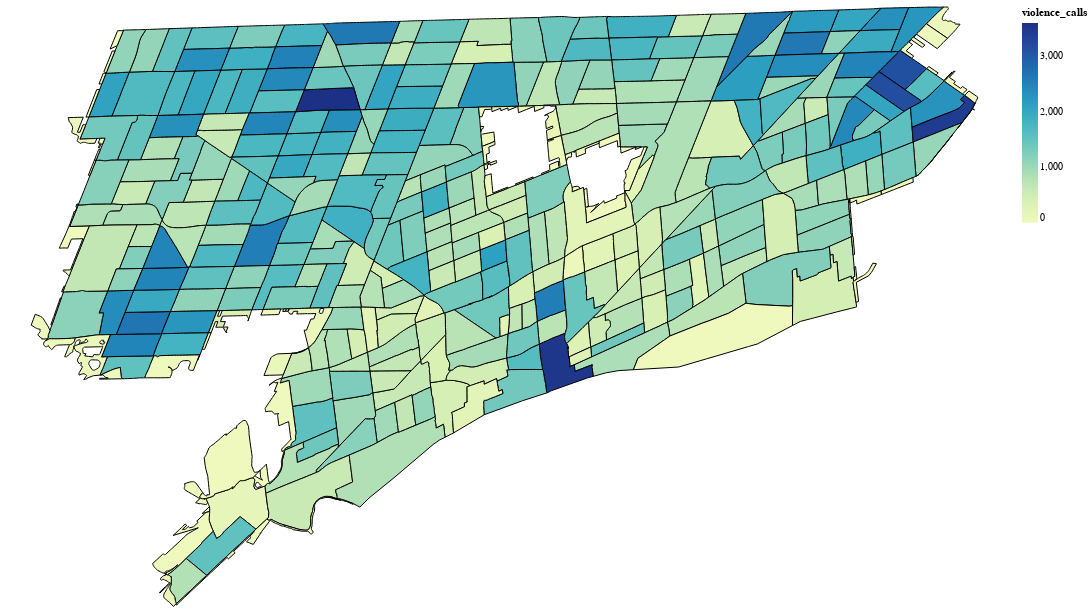

Notebook source saved alongside this figure:
### Code cell
detroit_map

### Figure 1 — Vega-Lite specification as saved in the notebook (floating-point values rounded to 4 significant figures; data arrays with more than 128 entries replaced by an {"elided": "..."} marker saying what was removed)
{"config": {"view": {"continuousWidth": 400, "continuousHeight": 300}}, "data": {"name": "data-ce55b5fa43c750984912fd4c888bf5a5"}, "mark": {"type": "geoshape", "stroke": "black"}, "encoding": {"color": {"type": "quantitative", "field": "violence_calls"}, "tooltip": [{"type": "quantitative", "field": "tract"}, {"type": "quantitative", "field": "population"}, {"type": "quantitative", "field": "population_density"}, {"type": "quantitative", "field": "violence_calls"}, {"type": "quantitative", "field": "per_capita_income"}, {"type": "quantitative", "field": "per_household_income"}, {"type": "quantitative", "field": "households"}, {"type": "quantitative", "field": "married_families"}, {"type": "quantitative", "field": "non_family_households"}, {"type": "quantitative", "field": "out_of_state_rental_ownership"}, {"type": "quantitative", "field": "bus_stops"}, {"type": "quantitative", "field": "greenlights"}]}, "height": 600, "selection": {"selector001": {"type": "multi", "fields": ["population", "population_density", "violence_calls", "per_capita_income", "per_household_income", "households", "married_families", "non_family_households", "out_of_state_rental_ownership", "bus_stops", "greenlights"], "bind": "legend"}}, "width": 1000, "$schema": "https://vega.github.io/schema/vega-lite/v4.8.1.json", "datasets": {"data-ce55b5fa43c750984912fd4c888bf5a5": {"elided": "346 records"}}}
